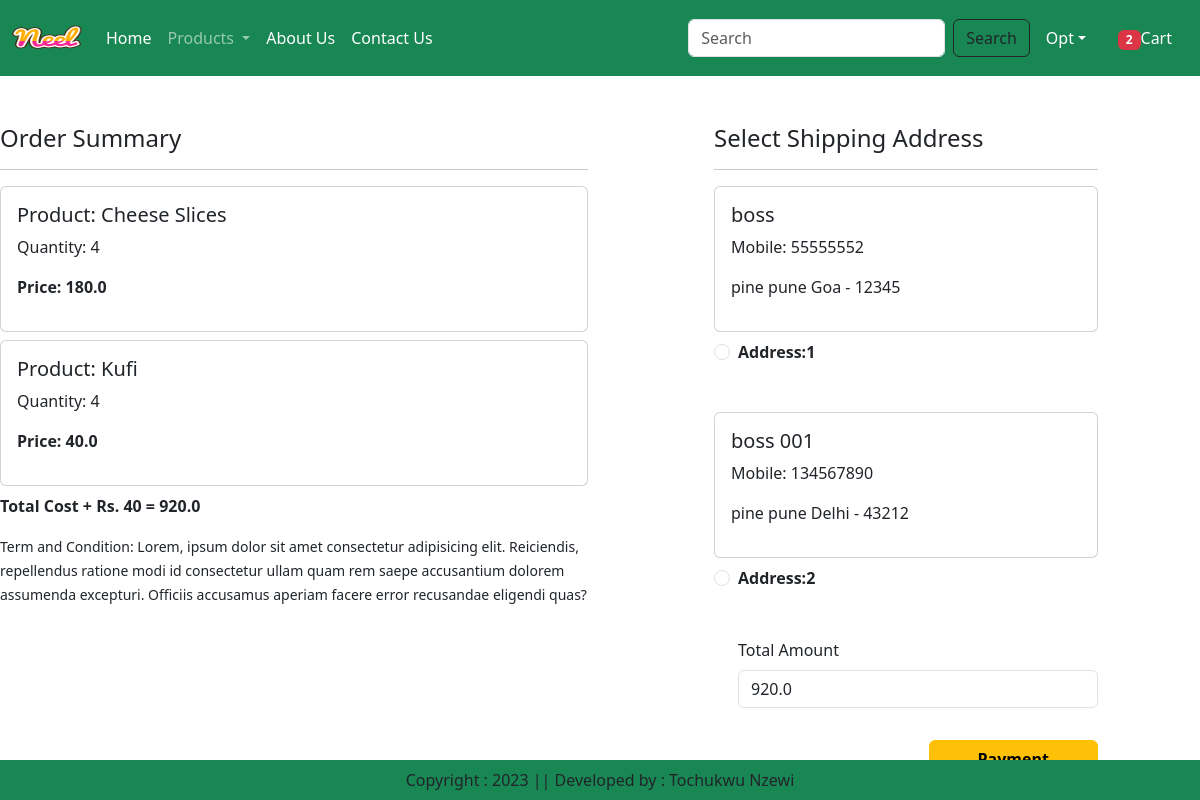
/checkout/ (signed in), run on an earlier commit of the app's database.
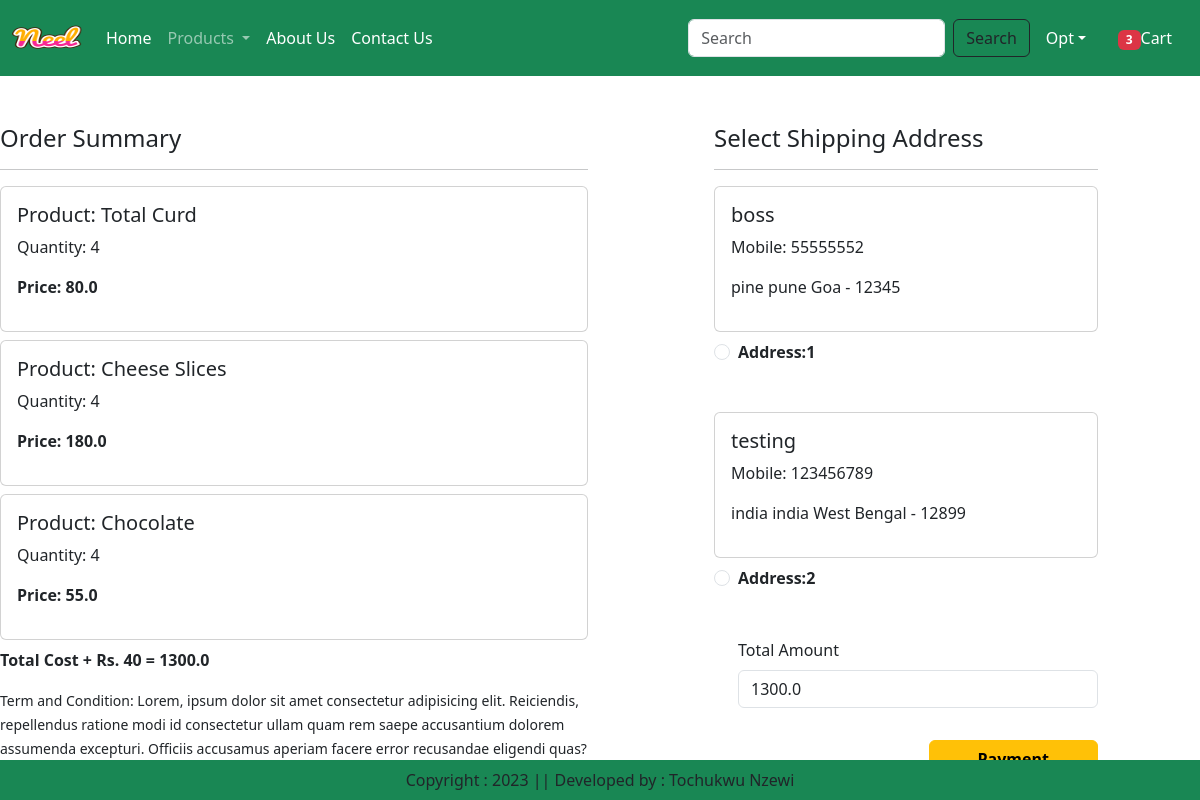
And on a later commit of the database.
### app/models.py (models this page shows, shortened)
class Cart(models.Model):
    user = models.ForeignKey(User,on_delete=models.CASCADE)
    product = models.ForeignKey(Product,on_delete=models.CASCADE)
    quantity = models.PositiveIntegerField(default=1)

class Product(models.Model):
    title = models.CharField(max_length=100)
    selling_price = models.FloatField()
    discounted_price = models.FloatField()
    description = models.TextField(default='')
    composition = models.TextField(default='')
    prodapp = models.TextField(default='')
    category = models.CharField(choices=CATEGORY_CHOICES, max_length=2)
    product_image = models.ImageField(upload_to='product')

class Customer(models.Model):
    user = models.ForeignKey(User,on_delete=models.CASCADE)
    name = models.CharField(max_length=200)
    locality = models.CharField(max_length=200)
    city = models.CharField(max_length=50)
    mobile = models.IntegerField(default=0)
    zipcode = models.IntegerField()
    state = models.CharField(choices=STATE_CHOICES,max_length=100)

### app/views.py (the view)
# urls.py: path('checkout/', views.checkout.as_view(), name='checkout'),
@method_decorator(login_required,name='dispatch')
class checkout(View):
    def get(self,request):
        totalitem = 0
        wishitem=0
        if request.user.is_authenticated:
            totalitem = len(Cart.objects.filter(user=request.user))
            wishitem = len(Wishlist.objects.filter(user=request.user))
        user=request.user
        add=Customer.objects.filter(user=user)
        cart_items=Cart.objects.filter(user=user)
        famount = 0
        for p in cart_items:
            value = p.quantity * p.product.discounted_price
            famount = famount + value
        totalamount = famount + 40
        return render(request, 'app/checkout.html',locals())

### app/templates/app/checkout.html (shortened to what this page needs)
{% extends 'app/base.html' %}
{% load static %}
{% block main-content %}
<div class="conatiner">
<div class="row mt-5">
    <div class="col-sm-6">
        <h4>Order Summary</h4>
        <hr>
        {% for item in cart_items %}
          <div class="card mb-2">
              <div class="card-body">
                  <h5>Product: {{item.product.title}}</h5>
                  <p>Quantity: {{item.quantity}}</p>
                  <p class="fw-bold">Price: {{item.product.discounted_price}}</p>
              </div>
          </div>
        {% endfor %}
        <p class="fw-bold">Total Cost + Rs. 40 = {{totalamount}}</p>
        <small>Term and Condition: Lorem, ipsum dolor sit amet consectetur adipisicing elit. Reiciendis, repellendus ratione modi id consectetur ullam quam rem saepe accusantium dolorem assumenda excepturi.
            Officiis accusamus aperiam facere error recusandae eligendi quas?</small>
    </div>
    <div class="col-sm-4 offset-sm-1">
        <h4>Select Shipping Address</h4>
        <hr>
        <form method="post" id="myform">
            {% for ad in add %}
            <div class="card">
                <div class="card-body">
                <h5>{{ad.name}}</h5>
                <p>Mobile: {{ad.mobile}}</p>
                <p>{{ad.locality}} {{ad.city}} {{ad.state}} - {{ad.zipcode}}</p>
                </div>
            </div>
            <div class="form-check mt-2 mb-5">
                <input class="form-check-input" type="radio" name="custid" id="custadd" id="custadd{{forloop.counter}}" value="{{ad.id}}">
                <label class="form-check-label fw-bold" for="custadd{{forloop.counter}}">
                    Address:{{forloop.counter}}
                </label>
            </div>
            {% endfor %}
               <div class="form-check mb-3">
                   <label for="totalamount" class="form-label">Total Amount</label>
                   <input type="number" class="form-control" name="totalamount" value="{{totalamount}}" readonly>
               </div>
               <div class="text-end">
                   <button id="paypal-button1" type="submit" class="btn btn-warning mt-3 px-5 fw-bold">Payment</button>
               </div>
        </form>
    </div>
   </div>
</div>
{% endblock main-content %}

What changed in the data, as far as the page shows it:
removed Cart: product "Kufi", quantity "4", product.discounted_price "40.0"
removed Customer: name "boss 001", mobile "134567890", locality "pine", city "pune", state "Delhi", zipcode "43212"
added Cart: product "Total Curd", quantity "4", product.discounted_price "80.0"
added Cart: product "Chocolate", quantity "4", product.discounted_price "55.0"
added Customer: name "testing", mobile "123456789", locality "india", city "india", state "West Bengal", zipcode "12899"
Also different on the page:
{{ totalitem }}: "2" → "3"
{{ totalamount }}: "920.0" → "1300.0"
form field totalamount: "920.0" → "1300.0"
